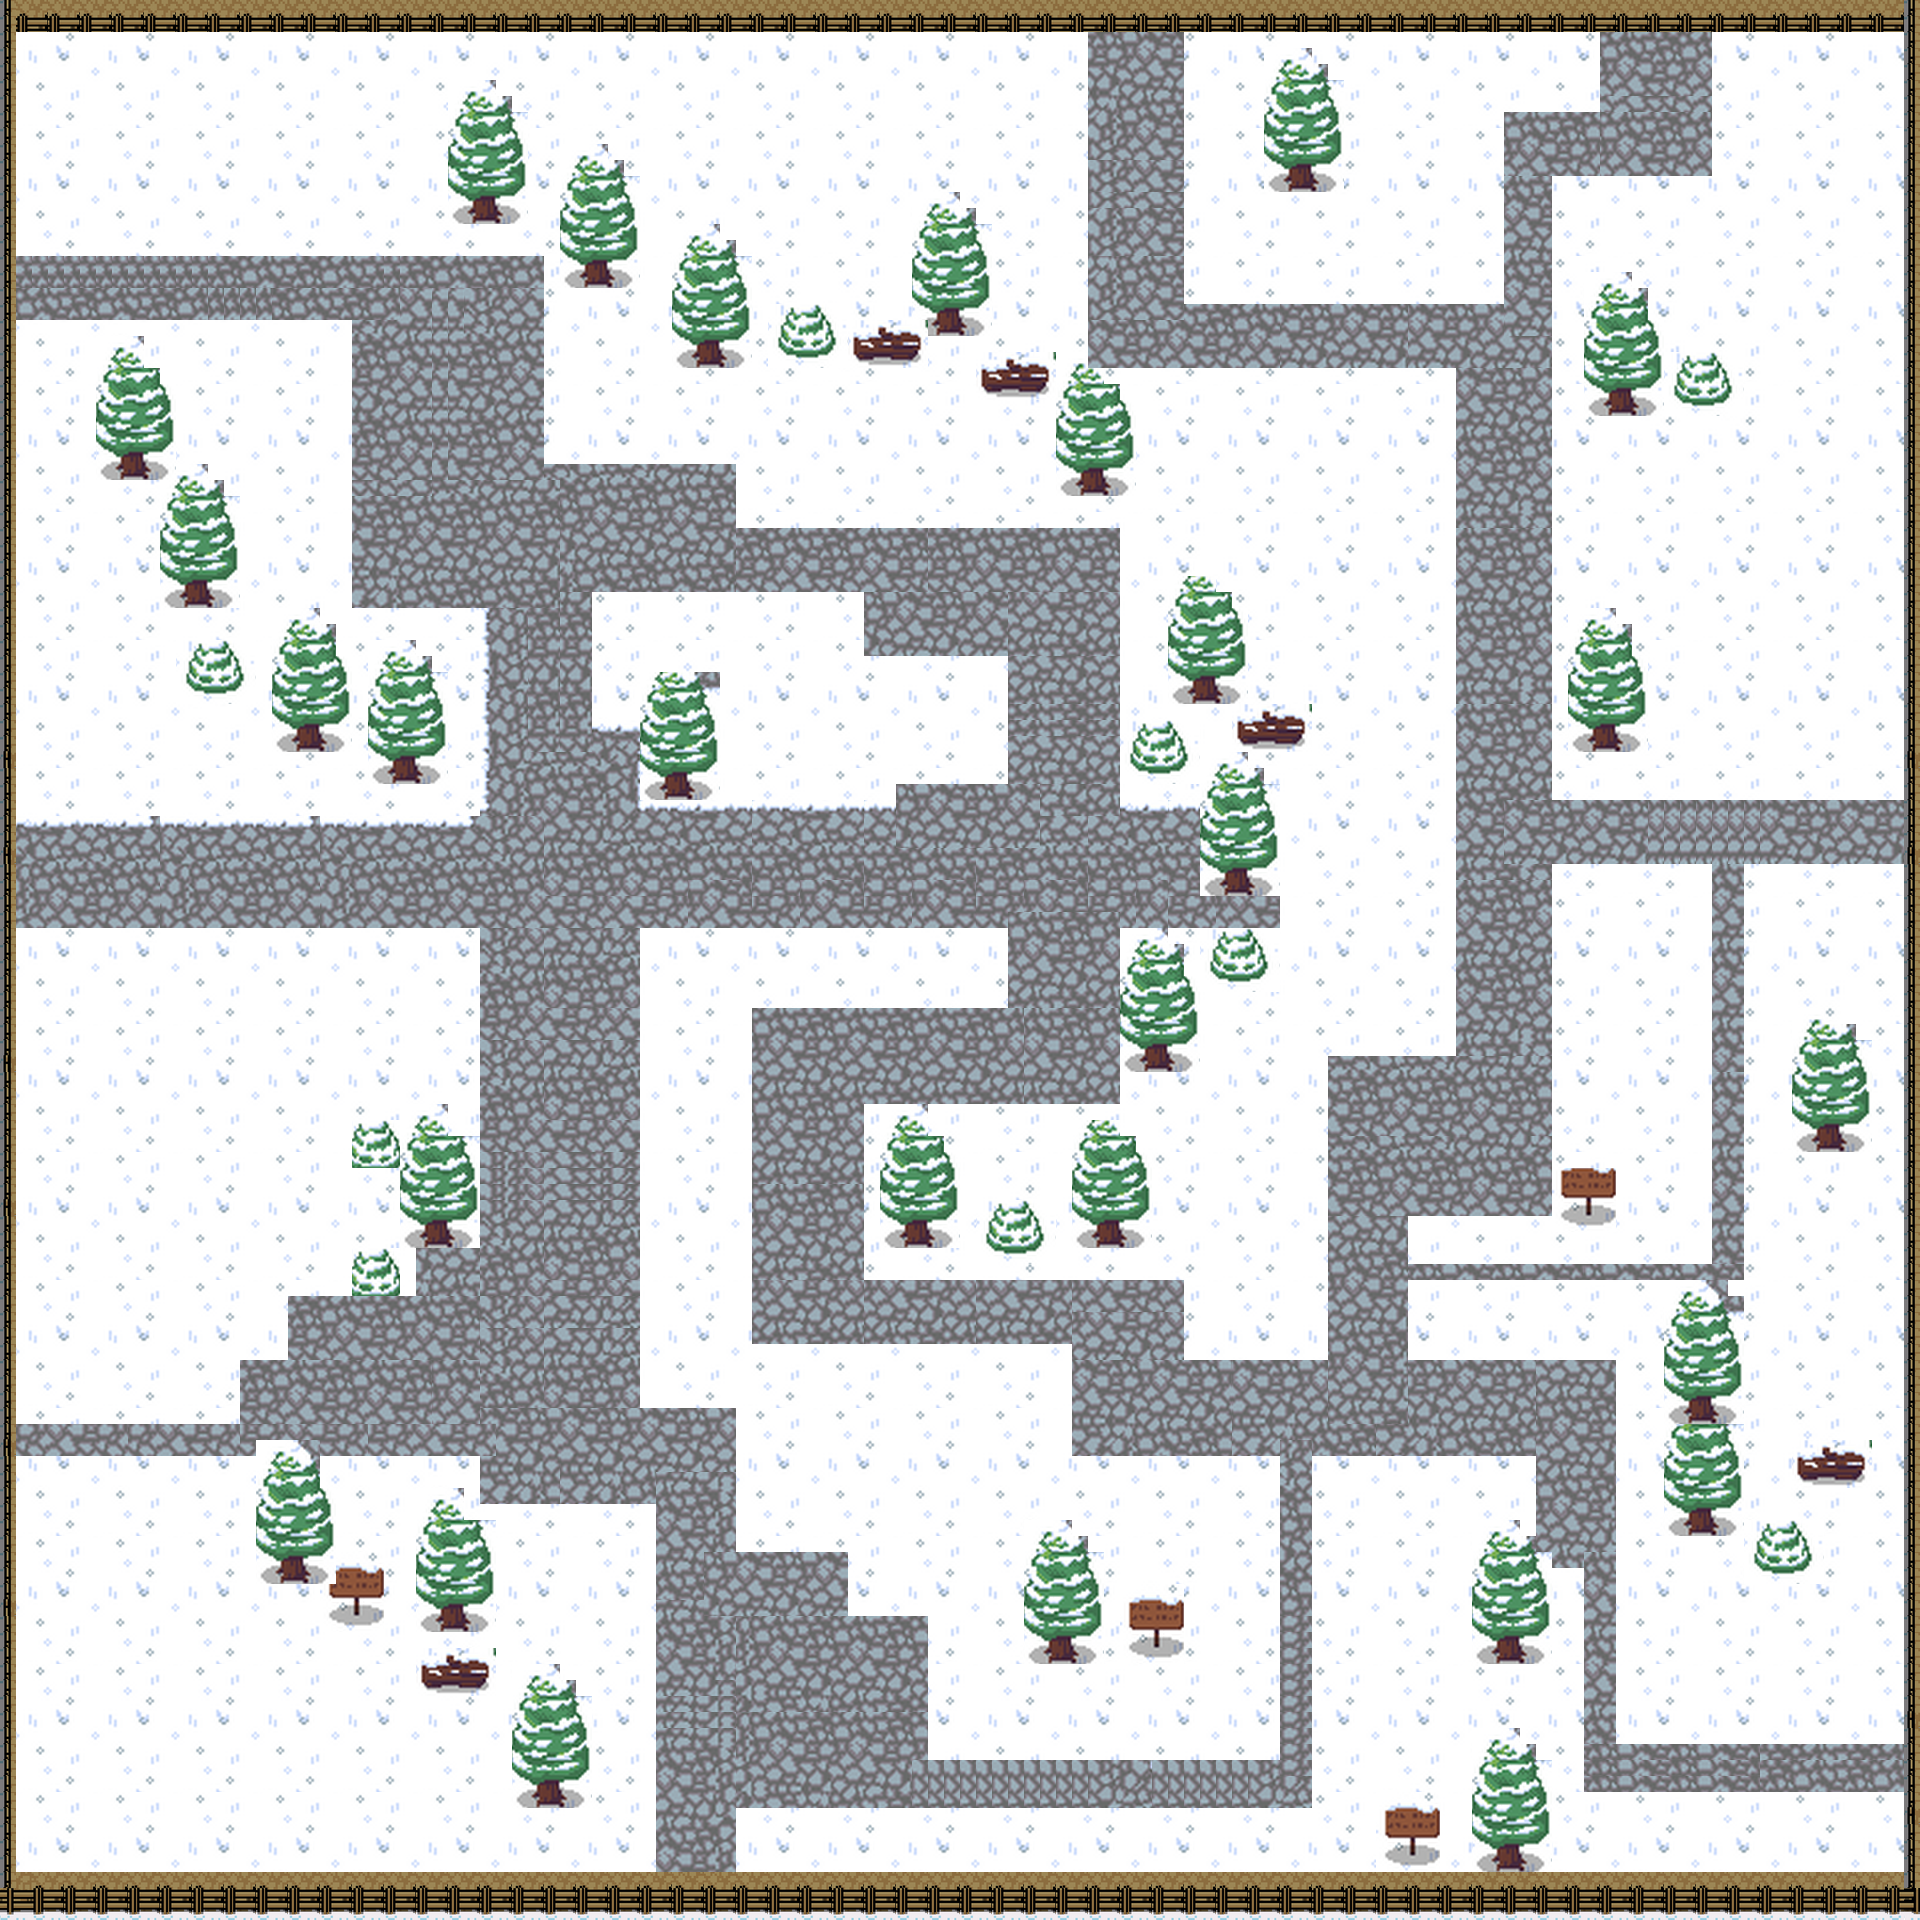

The image is a tile-based game level rendered from a .tmx file. Its description and source (layers, tilesets, objects; grid data summarised) follow:
An orthogonal 120x120 tile map with 16x16 px tiles, 4 tile layers (color, ground, item, wall), 4 tilesets.

<map version="1.8" tiledversion="1.8.4" orientation="orthogonal" renderorder="right-down" width="120" height="120" tilewidth="16" tileheight="16" infinite="0" nextlayerid="7" nextobjectid="1">
 <tileset firstgid="1" name="eNWbqu" tilewidth="16" tileheight="16" tilecount="1911" columns="49">
  <image source="eNWbqu.png" width="794" height="635" />
 </tileset>
 <tileset firstgid="1912" name="55_9yx" tilewidth="16" tileheight="16" tilecount="1617" columns="49">
  <image source="55_9yx.png" width="794" height="530" />
 </tileset>
 <tileset firstgid="3529" name="IceTileset" tilewidth="16" tileheight="16" tilecount="720" columns="40">
  <image source="IceTileset.png" width="640" height="288" />
 </tileset>
 <tileset firstgid="4249" name="TX Props" tilewidth="16" tileheight="16" tilecount="1024" columns="32">
  <image source="TX Props.png" width="512" height="512" />
 </tileset>
 <layer id="3" name="color" width="120" height="120">
  <data>[14400 cells, 14400 non-empty, 40 distinct tile ids]</data>
 </layer>
 <layer id="4" name="ground" width="120" height="120">
  <data>[14400 cells, 4000 non-empty, 379 distinct tile ids]</data>
 </layer>
 <layer id="1" name="item" width="120" height="120">
  <data>[14400 cells, 2280 non-empty, 114 distinct tile ids]</data>
 </layer>
 <layer id="6" name="wall" width="120" height="120">
  <data>[14400 cells, 1681 non-empty, 89 distinct tile ids]</data>
 </layer>
</map>
